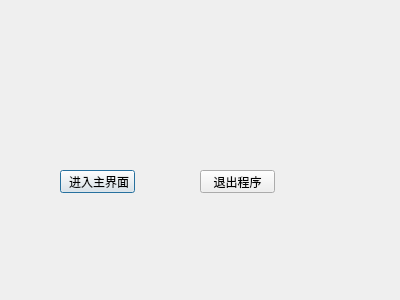
<?xml version="1.0" encoding="UTF-8"?>
<ui version="4.0">
 <class>MyDialog</class>
 <widget class="QDialog" name="MyDialog">
  <property name="geometry">
   <rect>
    <x>0</x>
    <y>0</y>
    <width>400</width>
    <height>300</height>
   </rect>
  </property>
  <property name="windowTitle">
   <string>Dialog</string>
  </property>
  <widget class="QPushButton" name="pushButton">
   <property name="geometry">
    <rect>
     <x>60</x>
     <y>170</y>
     <width>75</width>
     <height>23</height>
    </rect>
   </property>
   <property name="text">
    <string> 进入主界面</string>
   </property>
  </widget>
  <widget class="QPushButton" name="pushButton_2">
   <property name="geometry">
    <rect>
     <x>200</x>
     <y>170</y>
     <width>75</width>
     <height>23</height>
    </rect>
   </property>
   <property name="text">
    <string>退出程序</string>
   </property>
  </widget>
 </widget>
 <resources/>
 <connections>
  <connection>
   <sender>pushButton_2</sender>
   <signal>clicked()</signal>
   <receiver>MyDialog</receiver>
   <slot>close()</slot>
   <hints>
    <hint type="sourcelabel">
     <x>248</x>
     <y>181</y>
    </hint>
    <hint type="destinationlabel">
     <x>275</x>
     <y>247</y>
    </hint>
   </hints>
  </connection>
 </connections>
</ui>
